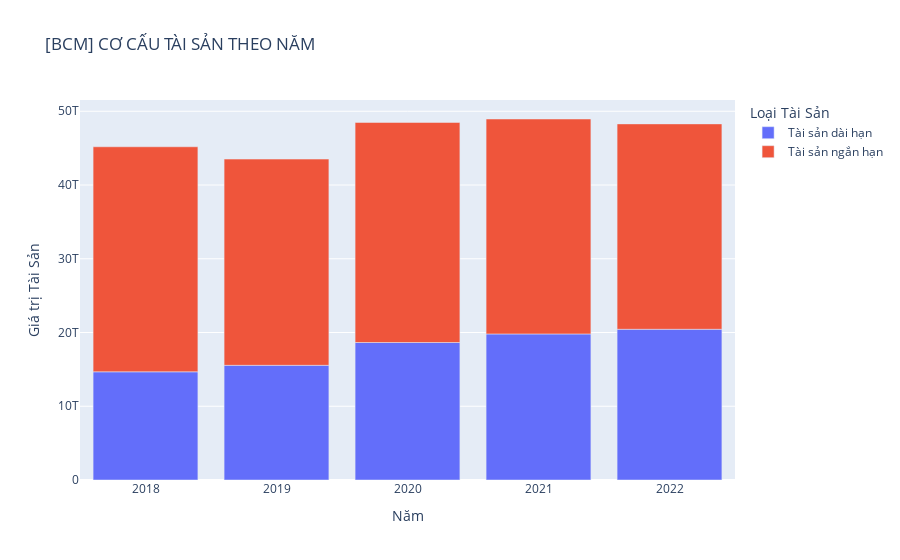

The cell this chart's notebook holds for it:
### Code cell
# Dữ liệu năm
years = bcm_data['Năm'].tolist()

# Dữ liệu tài sản dài hạn và tài sản ngắn hạn
asset = bcm_data['CĐKT. TÀI SẢN DÀI HẠN'].tolist()
asset2 = bcm_data['CĐKT. TÀI SẢN NGẮN HẠN'].tolist()

# Tạo DataFrame chỉ với tài sản dài hạn và tài sản ngắn hạn
df = pd.DataFrame({
    'Năm': years * 2,
    'Loại Tài Sản': ['Tài sản dài hạn'] * len(years) + ['Tài sản ngắn hạn'] * len(years),
    'Giá trị Tài Sản (tỷ đồng)': asset + asset2
})

# Vẽ biểu đồ
fig = px.bar(df, x='Năm', y='Giá trị Tài Sản (tỷ đồng)', color='Loại Tài Sản',
             labels={'Giá trị Tài Sản (tỷ đồng)': 'Giá trị Tài Sản'},
             title='[BCM] CƠ CẤU TÀI SẢN THEO NĂM')

# Hiển thị biểu đồ
fig.show()

### Figure 1 — Plotly figure (JSON) as saved in the notebook; plotly's stock layout.template omitted (floating-point values rounded to 4 significant figures)
{"data": [{"alignmentgroup": "True", "hovertemplate": "Loại Tài Sản=Tài sản dài hạn<br>Năm=%{x}<br>Giá trị Tài Sản=%{y}<extra></extra>", "legendgroup": "Tài sản dài hạn", "marker": {"color": "#636efa", "pattern": {"shape": ""}}, "name": "Tài sản dài hạn", "offsetgroup": "Tài sản dài hạn", "orientation": "v", "showlegend": true, "textposition": "auto", "type": "bar", "x": [2018, 2019, 2020, 2021, 2022], "xaxis": "x", "y": [14671588083345, 15550778622695, 18644777249991, 19805329577135, 20438363998936], "yaxis": "y"}, {"alignmentgroup": "True", "hovertemplate": "Loại Tài Sản=Tài sản ngắn hạn<br>Năm=%{x}<br>Giá trị Tài Sản=%{y}<extra></extra>", "legendgroup": "Tài sản ngắn hạn", "marker": {"color": "#EF553B", "pattern": {"shape": ""}}, "name": "Tài sản ngắn hạn", "offsetgroup": "Tài sản ngắn hạn", "orientation": "v", "showlegend": true, "textposition": "auto", "type": "bar", "x": [2018, 2019, 2020, 2021, 2022], "xaxis": "x", "y": [30513454625559, 27964817664724, 29840554795361, 29147111201478, 27851211212508], "yaxis": "y"}], "layout": {"barmode": "relative", "legend": {"title": {"text": "Loại Tài Sản"}, "tracegroupgap": 0}, "title": {"text": "[BCM] CƠ CẤU TÀI SẢN THEO NĂM"}, "xaxis": {"anchor": "y", "domain": [0, 1], "title": {"text": "Năm"}}, "yaxis": {"anchor": "x", "domain": [0, 1], "title": {"text": "Giá trị Tài Sản"}}}}
